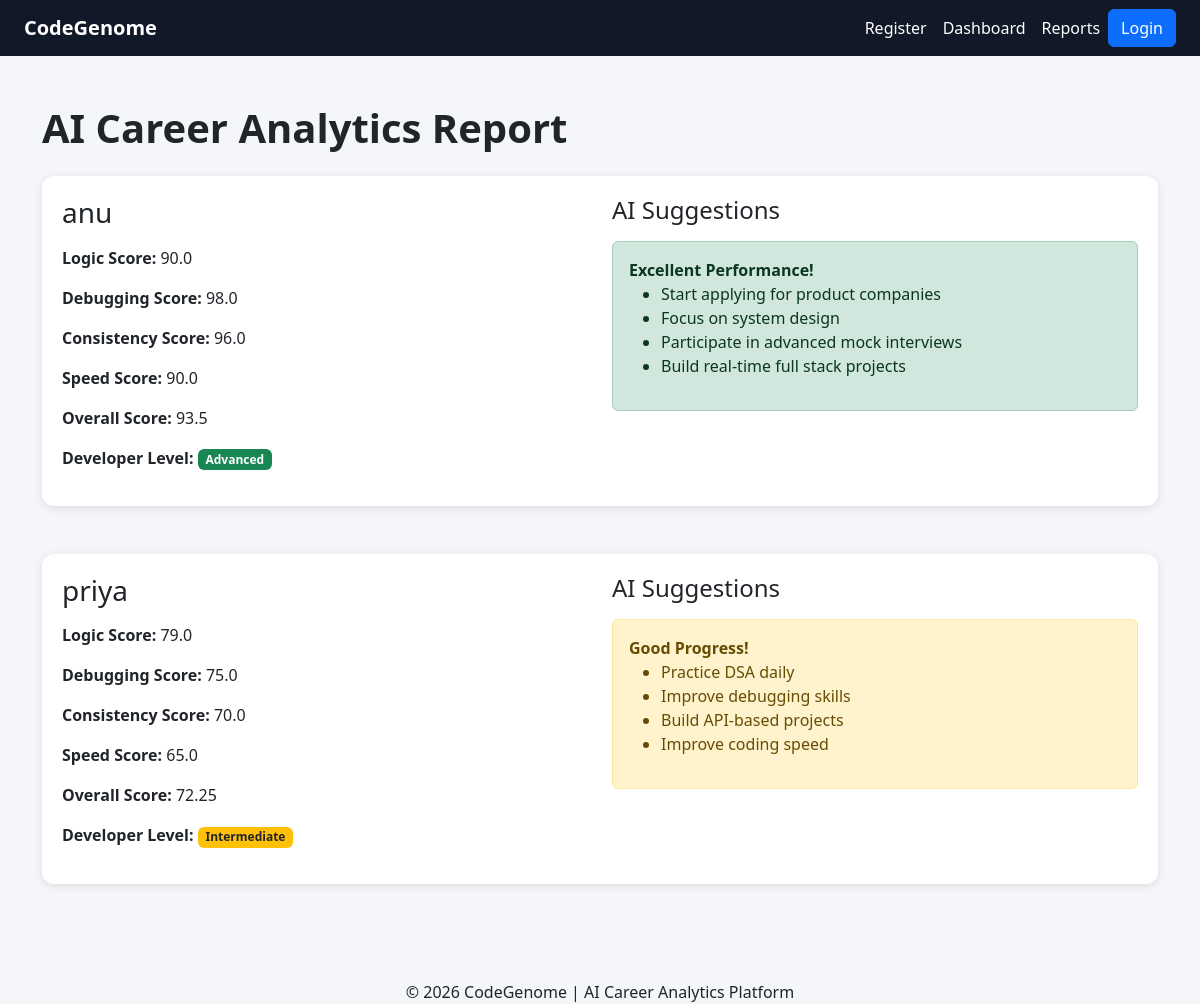
Screenshot of /view-reports/ with the database file from the repository.
### analyzer/models.py (models this page shows, shortened)
class SkillReport(models.Model):
    student = models.ForeignKey(Student, on_delete=models.CASCADE)
    logic_score = models.FloatField()
    debugging_score = models.FloatField()
    consistency_score = models.FloatField()
    overall_score = models.FloatField()
    speed_score = models.FloatField()
    developer_level = models.CharField(max_length=50)
    improvement_tips = models.TextField()
    recommended_role = models.CharField(max_length=100)
    job_readiness = models.CharField(max_length=100)
    created_at = models.DateTimeField(auto_now_add=True)

class Student(models.Model):
    name = models.CharField(max_length=100)
    email = models.EmailField(unique=True)
    github_username = models.CharField(max_length=100)

### analyzer/views.py (the view)
# urls.py: path('view-reports/',views.view_reports,name='view_reports'),
def view_reports(request):
    reports = SkillReport.objects.all()
    return render(request,
                  'analyzer/view_reports.html',
                  {'reports': reports})

### analyzer/templates/analyzer/view_reports.html (shortened to what this page needs)
{% extends 'analyzer/base.html' %}
{% block content %}
<h1 class="mb-4 fw-bold">
    AI Career Analytics Report
</h1>
{% for report in reports %}
<div class="card-box mb-5">
    <div class="row">
        <div class="col-md-6">
            <h3 class="mb-3">
                {{ report.student.name }}
            </h3>
            <p>
                <strong>Logic Score:</strong>
                {{ report.logic_score }}
            </p>
            <p>
                <strong>Debugging Score:</strong>
                {{ report.debugging_score }}
            </p>
            <p>
                <strong>Consistency Score:</strong>
                {{ report.consistency_score }}
            </p>
            <p>
                <strong>Speed Score:</strong>
                {{ report.speed_score }}
            </p>
            <p>
                <strong>Overall Score:</strong>
                {{ report.overall_score }}
            </p>
            <p>
                <strong>Developer Level:</strong>
                {% if report.developer_level == 'Advanced' %}
                    <span class="badge bg-success">
                        Advanced
                    </span>
                {% elif report.developer_level == 'Intermediate' %}
                    <span class="badge bg-warning text-dark">
                        Intermediate
                    </span>
                {% else %}
                    <span class="badge bg-danger">
                        Beginner
                    </span>
                {% endif %}
            </p>
        </div>
        <div class="col-md-6">
            <h4 class="mb-3">
                AI Suggestions
            </h4>
            {% if report.overall_score >= 80 %}
                <div class="alert alert-success">
                    <strong>Excellent Performance!</strong>
                    <ul>
                        <li>
                            Start applying for product companies
                        </li>
                        <li>
                            Focus on system design
                        </li>
                        <li>
                            Participate in advanced mock interviews
                        </li>
                        <li>
                            Build real-time full stack projects
                        </li>
                    </ul>
                </div>
            {% elif report.overall_score >= 50 %}
                <div class="alert alert-warning">
                    <strong>Good Progress!</strong>
                    <ul>
                        <li>
                            Practice DSA daily
                        </li>
                        <li>
                            Improve debugging skills
                        </li>
                        <li>
                            Build API-based projects
                        </li>
                        <li>
                            Improve coding speed
                        </li>
                    </ul>
                </div>
            {% endif %}
        </div>
    </div>
</div>
{% endfor %}
{% endblock %}

### analyzer/templates/analyzer/base.html (style rules this page uses)
body { background-color: #f4f6f9; }
.card-box { border-radius: 12px; padding: 20px; background: white; box-shadow: 0px 2px 10px rgba(0,0,0,0.1); }

### rows the page displays
SkillReport: student.name "anu", logic_score "90.0", debugging_score "98.0", consistency_score "96.0", speed_score "90.0", overall_score "93.5", developer_level "Advanced", shows "Excellent Performance!"
SkillReport: student.name "priya", logic_score "79.0", debugging_score "75.0", consistency_score "70.0", speed_score "65.0", overall_score "72.25", developer_level "Intermediate", shows "Good Progress!"
